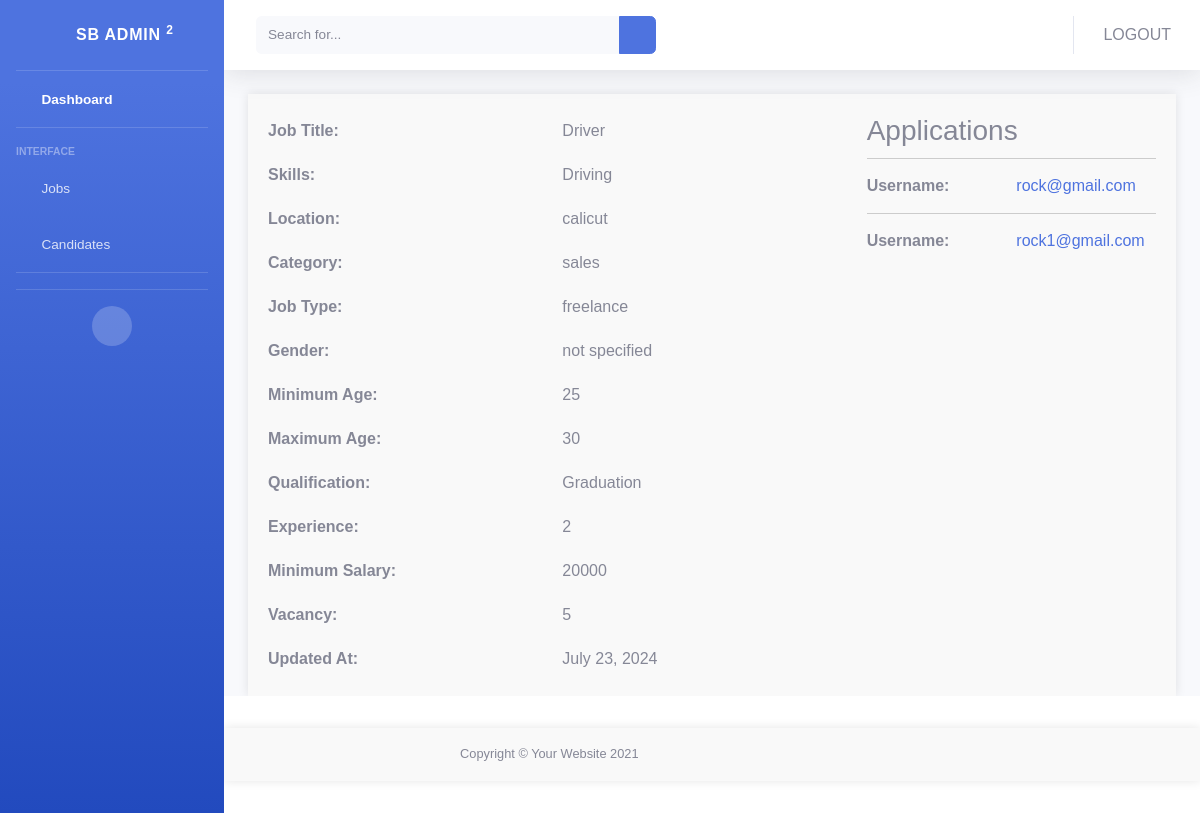
The app's page /job-details-admin/12 with its own data.
### app1/models.py (models this page shows, shortened)
class Jobs(models.Model):
      title = models.CharField( max_length=100)
      skills = models.CharField(max_length=100,null=True)
      location = models.CharField(max_length=100)
      category = models.CharField(max_length=100,null=True)
      job_type = models.CharField(max_length=100,null=True)
      gender = models.CharField(max_length=100,null=True)
      min_age = models.IntegerField(null=True)
      max_age = models.IntegerField(null=True)
      qualification = models.CharField(max_length=100)
      experience = models.IntegerField()
      min_salary = models.CharField(max_length=100)
      max_salary = models.CharField(max_length=100)
      vacancy = models.IntegerField(null=True)
      updated_at = models.DateField(auto_now=True,null=True)

class JobApplications(models.Model):
      user = models.ForeignKey(User, on_delete = models.CASCADE)
      job = models.ForeignKey(Jobs, on_delete=models.CASCADE)
      applied_date = models.DateTimeField( auto_now=True)
      status = models.CharField(max_length = 100 , default='pending')

### app1/views.py (the view)
# urls.py: path("job-details-admin/<int:pk>",views.job_details_admin,name="job-details-admin"),
def job_details_admin(request,pk):
      job = Jobs.objects.get(id=pk)
      applications = JobApplications.objects.filter(job=job)
      context = {'job':job,'applications':applications}
      return render(request,'admin/job_details.html',context)

### templates/admin/job_details.html (shortened to what this page needs)
{% extends 'admin/base.html' %}
{% block main %}
<div class="container">
      <div class="job-details">
          <div class="label">Job Title:</div>
          <div class="value">{{job.title}}</div>
          <div class="label">Skills:</div>
          <div class="value">{{job.skills}}</div>
          <div class="label">Location:</div>
          <div class="value">{{job.location}}</div>
          <div class="label">Category:</div>
          <div class="value">{{job.category}}</div>
          <div class="label">Job Type:</div>
          <div class="value">{{job.job_type}}</div>
          <div class="label">Gender:</div>
          <div class="value">{{job.gender}}</div>
          <div class="label">Minimum Age:</div>
          <div class="value">{{job.min_age}}</div>
          <div class="label">Maximum Age:</div>
          <div class="value">{{job.max_age}}</div>
          <div class="label">Qualification:</div>
          <div class="value">{{job.qualification}}</div>
          <div class="label">Experience:</div>
          <div class="value">{{job.experience}}</div>
          <div class="label">Minimum Salary:</div>
          <div class="value">{{job.min_salary}}</div>
          <div class="label">Vacancy:</div>
          <div class="value">{{job.vacancy}}</div>
          <div class="label">Updated At:</div>
          <div class="value">{{job.updated_at}}</div>
      </div>
      <div class="applications">
          <h3>Applications</h3>
          {% for application in applications %}
              <div class="application">
                  <div class="label">Username:</div>
                  <div class="value"><a href="{% url 'application-profile-admin' application.user.id %}">{{application.user.username}}</a></div>
              </div>
          {% endfor %}
      </div>
  </div>
{% endblock %}

### templates/admin/job_details.html (style rules this page uses)
body { font-family: Arial, sans-serif; }
.container { display: grid; grid-template-columns: 2fr 1fr; gap: 20px; width: 100%; max-width: 1200px; margin: 0 auto; padding: 20px; box-shadow: 0 0 10px rgba(0, 0, 0, 0.1); background-color: #f9f9f9; }
.job-details { display: grid; grid-template-columns: 1fr 1fr; grid-gap: 10px; }
.label { font-weight: bold; padding: 5px 0; }
.value { padding: 5px 0; }
.applications { width: 100%; }
.application { display: grid; grid-template-columns: 1fr 1fr; grid-gap: 10px; border-top: 1px solid #ccc; padding-top: 10px; margin-top: 10px; }

### records on screen
Jobs: title "Driver", skills "Driving", location "calicut", category "sales", job_type "freelance", gender "not specified", min_age "25", max_age "30", qualification "Graduation", experience "2", min_salary "20000", vacancy "5", updated_at "July 23, 2024"
JobApplications: user.username "rock@gmail.com"
JobApplications: user.username "rock1@gmail.com"
